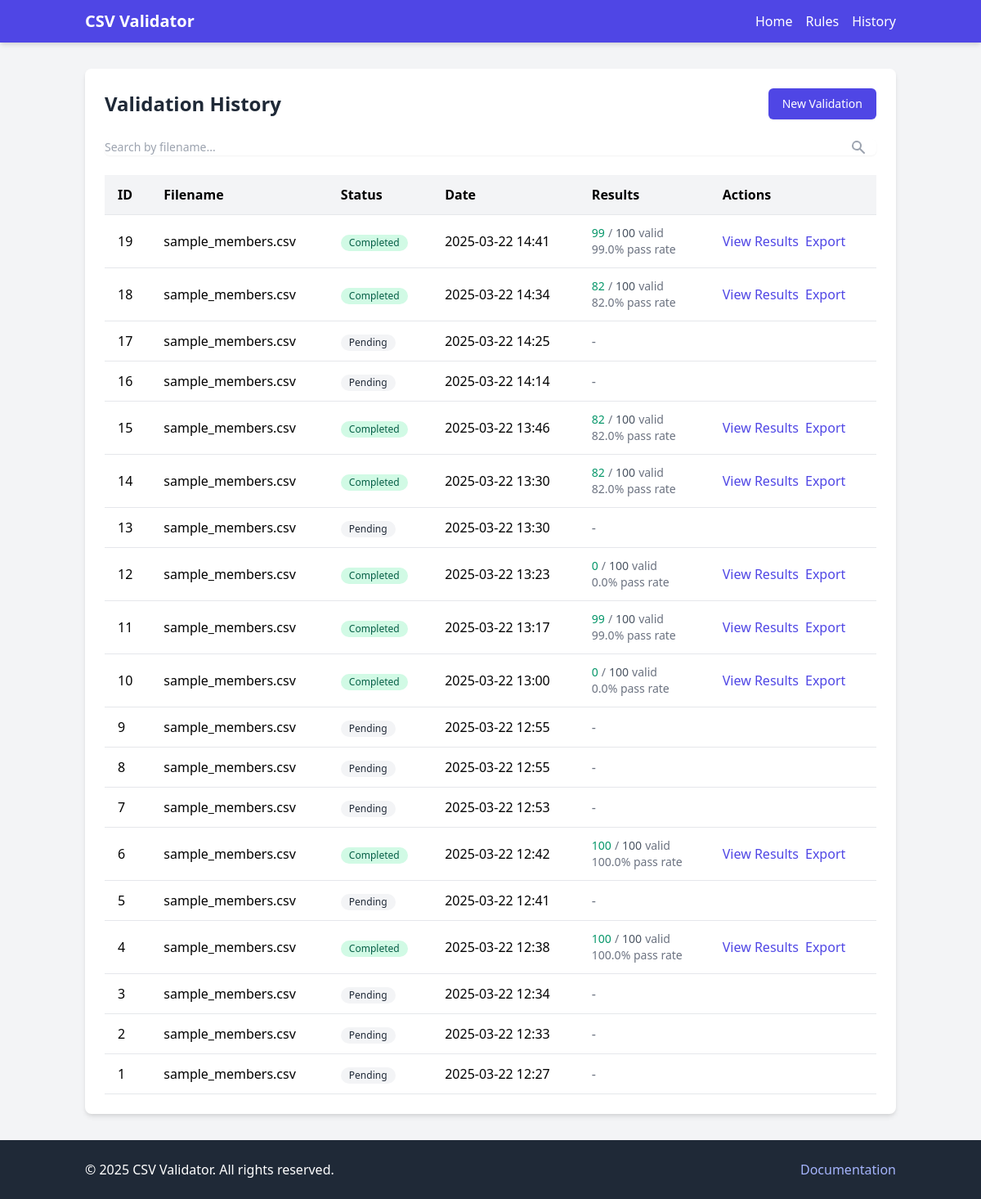
The app's page /validation/history, older data.
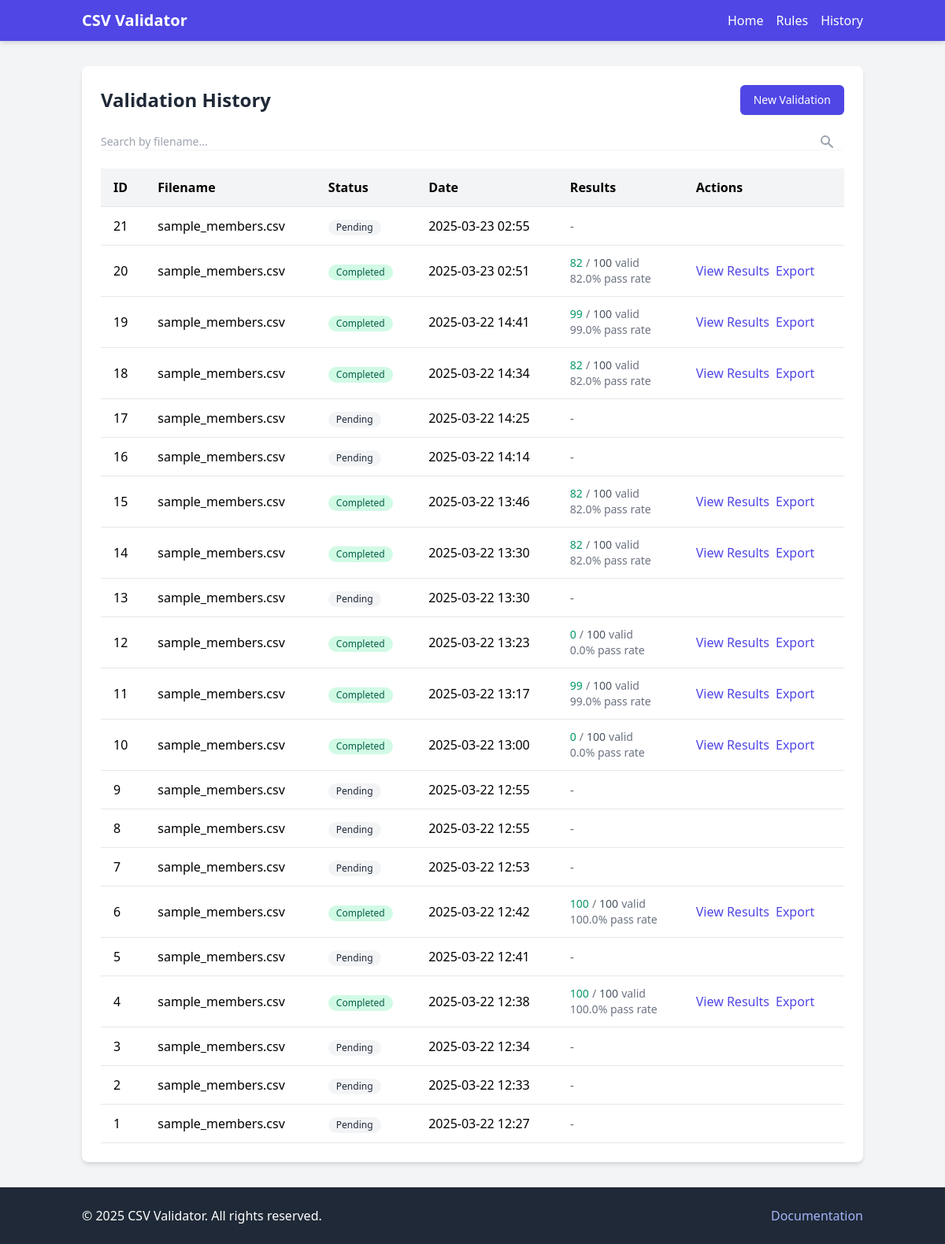
The same page, newer data.
### models/rule.py (models this page shows, shortened)
class ValidationSession(db.Model):
    __tablename__ = 'validation_sessions'
    id = db.Column(db.Integer, primary_key=True)
    filename = db.Column(db.String(255), nullable=False)
    status = db.Column(db.String(50), default='pending')  # pending, running, completed, failed
    total_rows = db.Column(db.Integer, default=0)
    valid_rows = db.Column(db.Integer, default=0)
    invalid_rows = db.Column(db.Integer, default=0)
    started_at = db.Column(db.DateTime, default=datetime.utcnow)
    completed_at = db.Column(db.DateTime, nullable=True)
    summary = db.Column(db.Text, nullable=True)  # JSON string of validation summary
    results = db.relationship('ValidationResult', backref='session', lazy='dynamic',
                             cascade='all, delete-orphan')

### controllers/validation.py (the view)
@validation_bp.route('/history', methods=['GET'])
def validation_history():
    sessions = ValidationSession.query.order_by(ValidationSession.started_at.desc()).all()
    return render_template('validation/history.html', sessions=sessions)

### templates/validation/history.html (shortened to what this page needs)
{% extends "base.html" %}
{% block content %}
<div class="bg-white shadow-md rounded-lg overflow-hidden">
    <div class="p-6">
        <div class="flex justify-between items-center mb-6">
            <h1 class="text-2xl font-bold text-gray-800">Validation History</h1>
            <a
                href="{{ url_for('main.index') }}"
                class="inline-flex items-center px-4 py-2 border border-transparent text-sm font-medium rounded-md shadow-sm text-white bg-indigo-600 hover:bg-indigo-700 focus:outline-none focus:ring-2 focus:ring-offset-2 focus:ring-indigo-500"
            >
                New Validation
            </a>
        </div>
        <div x-data="{ searchQuery: '' }">
            <div class="mb-6">
                <div class="relative">
                    <input
                        type="text"
                        placeholder="Search by filename..."
                        class="shadow-sm focus:ring-indigo-500 focus:border-indigo-500 block w-full sm:text-sm border-gray-300 rounded-md"
                        x-model="searchQuery"
                    >
                    <div class="absolute inset-y-0 right-0 pr-3 flex items-center pointer-events-none">
                    </div>
                </div>
            </div>
            {% if sessions %}
            <div class="overflow-x-auto">
                <table class="min-w-full border-collapse">
                    <thead>
                        <tr class="bg-gray-100">
                            <th class="py-3 px-4 border-b text-left">ID</th>
                            <th class="py-3 px-4 border-b text-left">Filename</th>
                            <th class="py-3 px-4 border-b text-left">Status</th>
                            <th class="py-3 px-4 border-b text-left">Date</th>
                            <th class="py-3 px-4 border-b text-left">Results</th>
                            <th class="py-3 px-4 border-b text-left">Actions</th>
                        </tr>
                    </thead>
                    <tbody>
                        {% for session in sessions %}
                        <tr class="border-b hover:bg-gray-50 session-row" x-show="!searchQuery || '{{ session.filename }}'.toLowerCase().includes(searchQuery.toLowerCase())">
                            <td class="py-3 px-4">{{ session.id }}</td>
                            <td class="py-3 px-4">{{ session.filename }}</td>
                            <td class="py-3 px-4">
                                {% if session.status == 'completed' %}
                                <span class="inline-flex items-center px-2.5 py-0.5 rounded-full text-xs font-medium bg-green-100 text-green-800">
                                    Completed
                                </span>
                                {% elif session.status == 'failed' %}
                                <span class="inline-flex items-center px-2.5 py-0.5 rounded-full text-xs font-medium bg-red-100 text-red-800">
                                    Failed
                                </span>
                                {% elif session.status == 'running' %}
                                <span class="inline-flex items-center px-2.5 py-0.5 rounded-full text-xs font-medium bg-yellow-100 text-yellow-800">
                                    Running
                                </span>
                                {% else %}
                                <span class="inline-flex items-center px-2.5 py-0.5 rounded-full text-xs font-medium bg-gray-100 text-gray-800">
                                    {{ session.status|capitalize }}
                                </span>
                                {% endif %}
                            </td>
                            <td class="py-3 px-4">{{ session.started_at.strftime('%Y-%m-%d %H:%M') }}</td>
                            <td class="py-3 px-4">
                                {% if session.status == 'completed' %}
                                <div class="text-sm">
                                    <div class="flex items-center">
                                        <span class="text-green-600 font-medium">{{ session.valid_rows }}</span>
                                        <span class="mx-1 text-gray-500">/</span>
                                        <span class="text-gray-600">{{ session.total_rows }}</span>
                                        <span class="ml-1 text-gray-500">valid</span>
                                    </div>
                                    <div class="text-gray-500">
                                        {{ "%.1f"|format(session.valid_rows / session.total_rows * 100 if session.total_rows else 0) }}% pass rate
                                    </div>
                                </div>
                                {% else %}
                                <span class="text-gray-500">-</span>
                                {% endif %}
                            </td>
                            <td class="py-3 px-4">
                                <div class="flex items-center space-x-2">
                                    {% if session.status == 'completed' %}
                                    <a href="{{ url_for('validation.validation_results', session_id=session.id) }}" class="text-indigo-600 hover:text-indigo-900">
                                        View Results
                                    </a>
                                    <a href="{{ url_for('validation.export_results', session_id=session.id) }}" class="text-indigo-600 hover:text-indigo-900">
                                        Export
                                    </a>
                                    {% endif %}
                                </div>
                            </td>
                        </tr>
                        {% endfor %}
                    </tbody>
                </table>
            </div>
            {% endif %}
        </div>
    </div>
</div>
{% endblock %}

### templates/base.html (shortened to what this page needs)
<!DOCTYPE html>
<html lang="en">
<head>
    <link href="https://cdn.jsdelivr.net/npm/tailwindcss@2.2.19/dist/tailwind.min.css" rel="stylesheet">
</head>
<body class="bg-gray-100 min-h-screen">
    <header class="bg-indigo-600 text-white shadow-md">
        <div class="container mx-auto px-4 py-3">
            <div class="flex justify-between items-center">
                <div>
                    <a href="{{ url_for('main.index') }}" class="text-xl font-bold">CSV Validator</a>
                </div>
                <nav>
                    <ul class="flex space-x-4">
                        <li><a href="{{ url_for('main.index') }}" class="hover:text-indigo-200">Home</a></li>
                        <li><a href="{{ url_for('rules.list_rules') }}" class="hover:text-indigo-200">Rules</a></li>
                        <li><a href="{{ url_for('validation.validation_history') }}" class="hover:text-indigo-200">History</a></li>
                    </ul>
                </nav>
            </div>
        </div>
    </header>
    <main class="container mx-auto px-4 py-8">
        {% block content %}{% endblock %}
    </main>
    <footer class="bg-gray-800 text-white py-6 mt-auto">
        <div class="container mx-auto px-4">
            <div class="flex justify-between items-center">
                <div>
                    <p>&copy; 2025 CSV Validator. All rights reserved.</p>
                </div>
                <div>
                    <a href="#" class="text-indigo-300 hover:text-indigo-100">Documentation</a>
                </div>
            </div>
        </div>
    </footer>
</body>
</html>

Row changes from the older to the newer data that the page shows:
added ValidationSession: id "21", filename "sample_members.csv", status "Pending", started_at "2025-03-23 02:55"
added ValidationSession: id "20", filename "sample_members.csv", status "Completed", started_at "2025-03-23 02:51", valid_rows "82", total_rows "100", total_rows+valid_rows "82.0"
